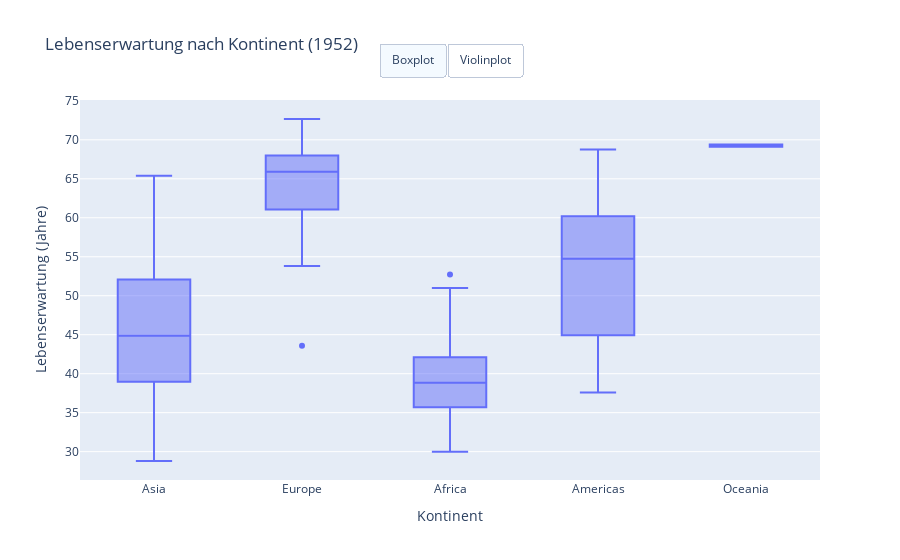

Write notebook code for a chart like this one.
### Markdown cell above
# Teil 2 

- Erstelle in plotly express einen Button um die Darstellung von Boxplot auf Violinplot zu ändern. 
- Wie kann man das gleiche mit der grammar of graphics in plotnine/ggplot machen?

### Code cell
import pandas as pd
import plotly.graph_objects as go
from plotly.data import gapminder

# ---------------------------------
# Daten laden & filtern (1952)
# ---------------------------------
df = gapminder()
gapminder_1952 = df[df["year"] == 1952]

# ---------------------------------
# Figure mit beiden Chart-Typen
# (Box + Violin, abwechselnd sichtbar)
# ---------------------------------
fig = go.Figure()

# Boxplot
fig.add_trace(
    go.Box(
        x=gapminder_1952["continent"],
        y=gapminder_1952["lifeExp"],
        name="Boxplot",
        visible=True
    )
)

# Violinplot
fig.add_trace(
    go.Violin(
        x=gapminder_1952["continent"],
        y=gapminder_1952["lifeExp"],
        name="Violinplot",
        visible=False,
        box_visible=True,
        meanline_visible=True
    )
)

# ---------------------------------
# Layout & Achsentitel
# ---------------------------------
fig.update_layout(
    title="Lebenserwartung nach Kontinent (1952)",
    xaxis_title="Kontinent",
    yaxis_title="Lebenserwartung (Jahre)",
)

# ---------------------------------
# Buttons zum Umschalten
# ---------------------------------
fig.update_layout(
    updatemenus=[
        dict(
            type="buttons",
            direction="left",
            x=0.5,
            y=1.15,
            xanchor="center",
            yanchor="top",
            buttons=[
                dict(
                    label="Boxplot",
                    method="update",
                    args=[
                        {"visible": [True, False]},  # Trace 0 an, Trace 1 aus
                        {"title": "Lebenserwartung nach Kontinent (1952) – Boxplot"}
                    ]
                ),
                dict(
                    label="Violinplot",
                    method="update",
                    args=[
                        {"visible": [False, True]},  # Trace 0 aus, Trace 1 an
                        {"title": "Lebenserwartung nach Kontinent (1952) – Violinplot"}
                    ]
                )
            ]
        )
    ]
)

fig.show()

### Figure 1 — Plotly figure (JSON) as saved in the notebook; plotly's stock layout.template omitted (floating-point values rounded to 4 significant figures; data arrays with more than 128 entries replaced by an {"elided": "..."} marker saying what was removed)
{"data": [{"name": "Boxplot", "type": "box", "visible": true, "x": {"elided": "142 str values"}, "y": {"elided": "142 float values"}}, {"box": {"visible": true}, "meanline": {"visible": true}, "name": "Violinplot", "type": "violin", "visible": false, "x": {"elided": "142 str values"}, "y": {"elided": "142 float values"}}], "layout": {"title": {"text": "Lebenserwartung nach Kontinent (1952)"}, "updatemenus": [{"buttons": [{"args": [{"visible": [true, false]}, {"title": "Lebenserwartung nach Kontinent (1952) – Boxplot"}], "label": "Boxplot", "method": "update"}, {"args": [{"visible": [false, true]}, {"title": "Lebenserwartung nach Kontinent (1952) – Violinplot"}], "label": "Violinplot", "method": "update"}], "direction": "left", "type": "buttons", "x": 0.5, "xanchor": "center", "y": 1.15, "yanchor": "top"}], "xaxis": {"title": {"text": "Kontinent"}}, "yaxis": {"title": {"text": "Lebenserwartung (Jahre)"}}}}
